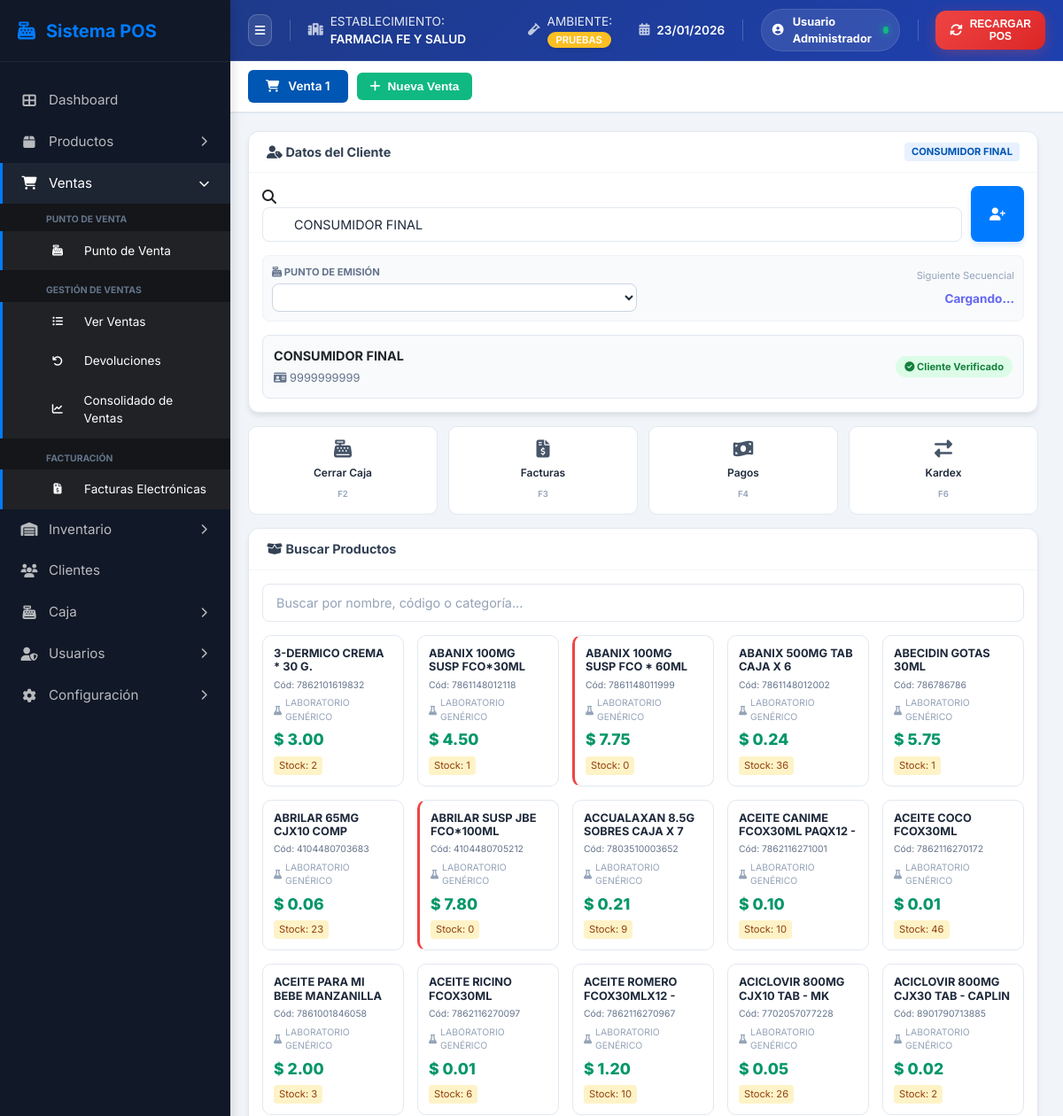
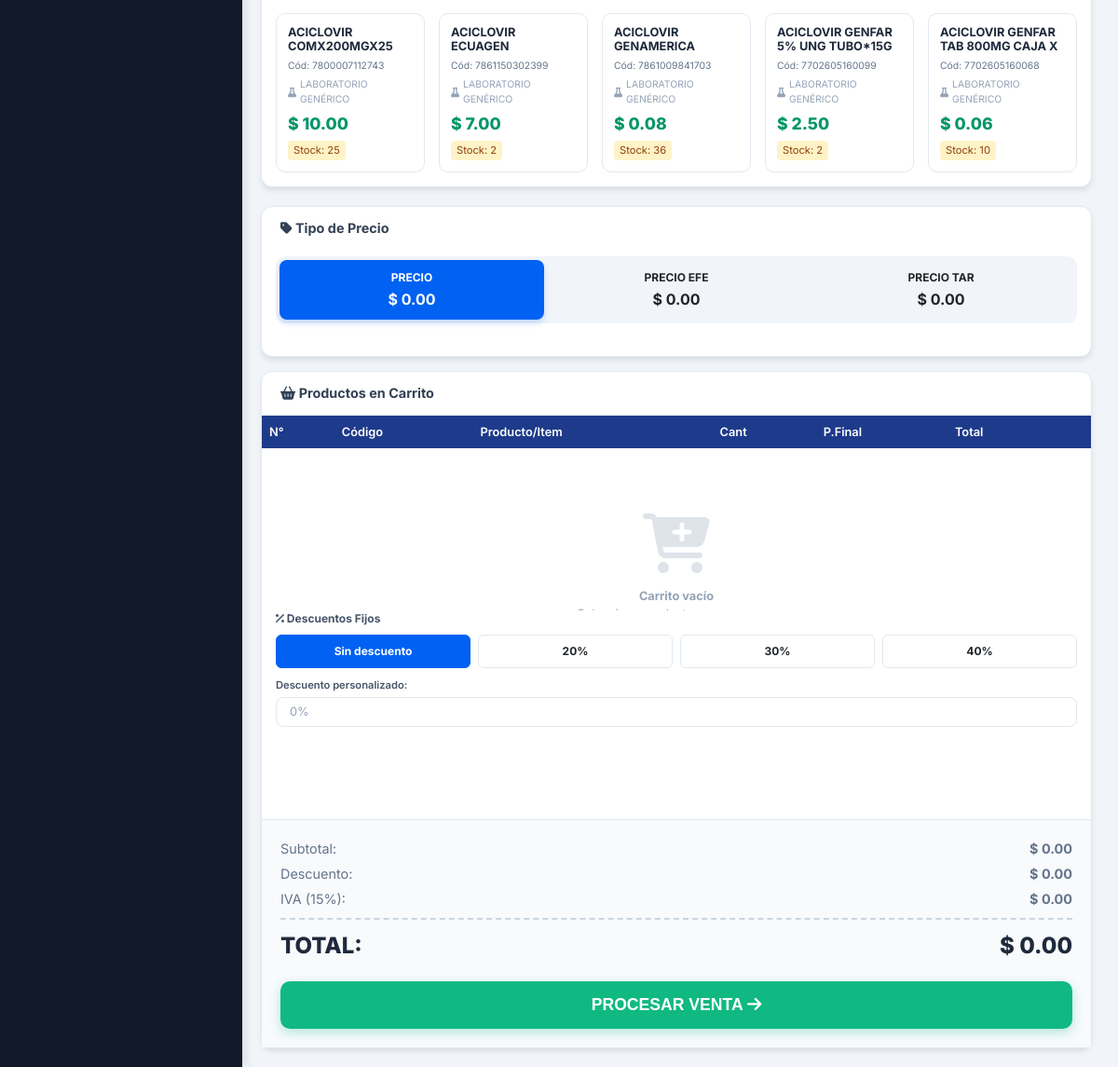
Screenshot of /modules/ventas/pos.php (signed in) with the database file from the repository (2 pictures, top to bottom).
### tables this page shows
CREATE TABLE IF NOT EXISTS `empresas` (
  `id` int NOT NULL AUTO_INCREMENT,
  `ruc` varchar(13) NOT NULL COMMENT 'RUC de la empresa emisora',
  `razon_social` varchar(300) NOT NULL,
  `nombre_comercial` varchar(300) DEFAULT NULL,
  `direccion_matriz` varchar(300) NOT NULL,
  `telefono` varchar(50) DEFAULT NULL,
  `email` varchar(100) DEFAULT NULL,
  `contribuyente_especial` varchar(200) DEFAULT NULL,
  `obligado_contabilidad` tinyint(1) NOT NULL DEFAULT '0',
  `logo` longblob COMMENT 'Logo de la empresa en formato binario',
  `certificado_p12_path` varchar(512) DEFAULT NULL,
  `certificado_password` varchar(255) DEFAULT NULL,
  `certificado_fecha_expiracion` date DEFAULT NULL,
  `activo` tinyint(1) NOT NULL DEFAULT '1',
  `creado_en` timestamp NULL DEFAULT CURRENT_TIMESTAMP,
  `actualizado_en` timestamp NULL DEFAULT CURRENT_TIMESTAMP ON UPDATE CURRENT_TIMESTAMP,
  `tipo_menu` varchar(20) DEFAULT 'horizontal' COMMENT 'Tipo de menú: horizontal o vertical',
  `sri_ambiente` tinyint DEFAULT '1',
  PRIMARY KEY (`id`),
  UNIQUE KEY `ruc` (`ruc`)
);

CREATE TABLE IF NOT EXISTS `productos` (
  `id` bigint unsigned NOT NULL AUTO_INCREMENT,
  `nombre` varchar(255) NOT NULL,
  `codigoPrincipal` varchar(50) NOT NULL,
  `codigoAuxiliar` varchar(50) DEFAULT NULL,
  `descripcion` text,
  `observaciones` text,
  `registroSanitario` varchar(50) DEFAULT NULL,
  `fechaCaducidad` date DEFAULT NULL,
  `idTipoProducto` int unsigned NOT NULL DEFAULT '1',
  `idClaseProducto` int unsigned NOT NULL DEFAULT '1',
  `idCategoria` int unsigned NOT NULL DEFAULT '1',
  `idSubcategoria` int unsigned NOT NULL DEFAULT '1',
  `idSubnivel` int unsigned DEFAULT NULL,
  `idMarca` int unsigned NOT NULL DEFAULT '1',
  `idLaboratorio` int unsigned DEFAULT '1',
  `stock` decimal(12,2) NOT NULL DEFAULT '0.00',
  `stockMinimo` decimal(12,2) DEFAULT '0.00',
  `stockMaximo` decimal(12,2) DEFAULT '0.00',
  `costoUnidad` decimal(12,4) NOT NULL DEFAULT '0.0000',
  `costoCaja` decimal(12,4) NOT NULL DEFAULT '0.0000',
  `pvpUnidad` decimal(12,4) NOT NULL DEFAULT '0.0000',
  `esDivisible` tinyint(1) NOT NULL DEFAULT '0',
  `esPsicotropico` tinyint(1) NOT NULL DEFAULT '0',
  `requiereCadenaFrio` tinyint(1) NOT NULL DEFAULT '0',
  `requiereSeguimiento` tinyint(1) NOT NULL DEFAULT '0',
  `calculoABCManual` tinyint(1) NOT NULL DEFAULT '0',
  `clasificacionABC` char(1) DEFAULT NULL,
  `activo` tinyint(1) NOT NULL DEFAULT '1',
  `creadoPor` int unsigned NOT NULL,
  `creadoDate` datetime NOT NULL,
  `editadoPor` int unsigned DEFAULT NULL,
  `editadoDate` datetime DEFAULT NULL,
  `anulado` tinyint(1) NOT NULL DEFAULT '0',
  `anuladoPor` int unsigned DEFAULT NULL,
  `anuladoDate` datetime DEFAULT NULL,
  `precioVenta` decimal(12,4) NOT NULL DEFAULT '0.0000',
  PRIMARY KEY (`id`),
  UNIQUE KEY `uq_productos_codigoPrincipal` (`codigoPrincipal`),
  KEY `fk_prod_tipo` (`idTipoProducto`),
  KEY `fk_prod_clase` (`idClaseProducto`),
  KEY `fk_prod_categoria` (`idCategoria`),
  KEY `fk_prod_subcategoria` (`idSubcategoria`),
  KEY `fk_prod_subnivel` (`idSubnivel`),
  KEY `fk_prod_marca` (`idMarca`),
  KEY `fk_prod_laboratorio` (`idLaboratorio`),
  KEY `idx_fecha_caducidad` (`fechaCaducidad`),
  CONSTRAINT `fk_prod_categoria` FOREIGN KEY (`idCategoria`) REFERENCES `categorias` (`id`),
  CONSTRAINT `fk_prod_clase` FOREIGN KEY (`idClaseProducto`) REFERENCES `clases_producto` (`id`),
  CONSTRAINT `fk_prod_laboratorio` FOREIGN KEY (`idLaboratorio`) REFERENCES `laboratorios` (`id`),
  CONSTRAINT `fk_prod_marca` FOREIGN KEY (`idMarca`) REFERENCES `marcas` (`id`),
  CONSTRAINT `fk_prod_subcategoria` FOREIGN KEY (`idSubcategoria`) REFERENCES `subcategorias` (`id`),
  CONSTRAINT `fk_prod_subnivel` FOREIGN KEY (`idSubnivel`) REFERENCES `subniveles_producto` (`id`),
  CONSTRAINT `fk_prod_tipo` FOREIGN KEY (`idTipoProducto`) REFERENCES `tipos_producto` (`id`)
);

CREATE TABLE IF NOT EXISTS `laboratorios` (
  `id` int unsigned NOT NULL AUTO_INCREMENT,
  `codigo` varchar(20) NOT NULL,
  `nombre` varchar(150) NOT NULL,
  `contacto` varchar(100) DEFAULT NULL,
  `telefono` varchar(50) DEFAULT NULL,
  `email` varchar(120) DEFAULT NULL,
  `direccion` varchar(255) DEFAULT NULL,
  `activo` tinyint(1) NOT NULL DEFAULT '1',
  `creadoPor` int unsigned DEFAULT NULL,
  `creadoDate` datetime DEFAULT NULL,
  PRIMARY KEY (`id`),
  UNIQUE KEY `uk_laboratorios_codigo` (`codigo`),
  KEY `idx_laboratorios_nombre` (`nombre`)
);

### modules/ventas/pos.php (the view, shortened to what the rows shown need)
<?php
require_once '../../includes/db.php';
$stmtEmpresa = $pdo->query("SELECT * FROM empresas LIMIT 1");
$empresa = $stmtEmpresa->fetch(PDO::FETCH_ASSOC);
$defaults = [
    'id' => null,
    'ruc' => '',
    'razon_social' => 'EMPRESA NO CONFIGURADA',
    'nombre_comercial' => '',
    'direccion_matriz' => 'DIRECCION NO CONFIGURADA',
    'telefono' => '',
    'email' => '',
    'contribuyente_especial' => '',
    'obligado_contabilidad' => 0,
    'sri_ambiente' => 1,
    'logo' => null
];
$empresa = $empresa ? array_merge($defaults, $empresa) : $defaults;
$establishment = $empresa['nombre_comercial'] ?: $empresa['razon_social'];
$environment = ($empresa['sri_ambiente'] == 1) ? "PRUEBAS" : "PRODUCCIÓN";
?>
<!DOCTYPE html>
<html lang="es">
<head>
    <link rel="stylesheet" href="https://cdnjs.cloudflare.com/ajax/libs/font-awesome/6.4.0/css/all.min.css">
    <link rel="stylesheet" href="../../assets/css/style.css">
    <link rel="stylesheet" href="../../assets/css/pos_premium.css">
</head>
<body>
    <div class="app-container">
        <main class="main-content">
            <div class="pos-container">
                <header class="pos-system-header">
                    <div class="header-left">
                        <div class="system-info-item">
                            <span>ESTABLECIMIENTO: <strong><?php echo $establishment; ?></strong></span>
                        </div>
                        <div class="system-info-item">
                            <span>AMBIENTE: <strong
                                    class="badge-environment"><?php echo $environment; ?></strong></span>
                        </div>
                    </div>
                </header>
                <div class="pos-main-grid">
                    <div class="scrollable-panel">
                        <div class="pos-panel" style="flex: 1;">
                            <div class="panel-body">
                                <div class="pos-product-grid" id="pos-product-grid">
                                    <?php
                                    $stmtP = $pdo->query("
                                        SELECT p.*, l.nombre as lab
                                        FROM productos p
                                        LEFT JOIN laboratorios l ON p.idLaboratorio = l.id
                                        WHERE p.anulado = 0
                                        LIMIT 20
                                    ");
                                    $pos_products = $stmtP->fetchAll();
                                    foreach ($pos_products as $pp):
                                        $status_style = $pp['stock'] <= 0 ? 'border-left: 3px solid #ef4444;' : ($pp['stock'] <= $pp['stockMinimo'] ? 'border-left: 3px solid #f59e0b;' : '');
                                        ?>
                                        <div class="pos-product-card" style="<?php echo $status_style; ?>"
                                            onclick="addToCart(<?php echo htmlspecialchars(json_encode($pp)); ?>)">
                                            <span class="p-name"
                                                title="<?php echo htmlspecialchars($pp['nombre']); ?>"><?php echo htmlspecialchars($pp['nombre']); ?></span>
                                            <span class="p-code">Cód:
                                                <?php echo htmlspecialchars($pp['codigoPrincipal']); ?></span>
                                            <span class="p-loc"><i class="fas fa-flask"></i>
                                                <?php echo htmlspecialchars($pp['lab'] ?? 'Genérico'); ?></span>
                                            <span class="p-price">$
                                                <?php echo number_format($pp['precioVenta'], 2); ?></span>
                                            <span class="p-stock <?php echo $pp['stock'] <= 0 ? 'low' : ''; ?>">Stock:
                                                <?php echo number_format($pp['stock'], 0); ?></span>
                                        </div>
                                    <?php endforeach; ?>
                                </div>
                            </div>
                        </div>
                    </div>
                    <div class="scrollable-panel">
                        <div class="pos-panel cart-list-panel">
                            <div class="cart-items-container" style="flex: 1; overflow-y: auto; min-height: 0;">
                                <table class="cart-table">
                                    <thead>
                                        <tr>
                                            <th>N°</th>
                                            <th>Código</th>
                                            <th>Producto/Item</th>
                                            <th>Cant</th>
                                            <th>P.Final</th>
                                            <th>Total</th>
                                            <th></th>
                                        </tr>
                                    </thead>
                                </table>
                            </div>
                        </div>
                    </div>
                </div>
            </div>
    </div>
</body>
</html>

### rows the page displays
empresas: nombre_comercial "FARMACIA FE Y SALUD", sri_ambiente "PRUEBAS"
productos: nombre "3-DERMICO CREMA * 30 G.", codigoPrincipal "7862101619832", idLaboratorio.nombre "LABORATORIO GENÉRICO", precioVenta "3.00", stock "2"
productos: nombre "ABANIX 100MG SUSP FCO*30ML", codigoPrincipal "7861148012118", idLaboratorio.nombre "LABORATORIO GENÉRICO", precioVenta "4.50", stock "1"
productos: nombre "ABANIX 100MG SUSP FCO * 60ML", codigoPrincipal "7861148011999", idLaboratorio.nombre "LABORATORIO GENÉRICO", precioVenta "7.75", stock "0"
productos: nombre "ABANIX 500MG TAB CAJA X 6", codigoPrincipal "7861148012002", idLaboratorio.nombre "LABORATORIO GENÉRICO", precioVenta "0.24", stock "36"
productos: nombre "ABECIDIN GOTAS 30ML", codigoPrincipal "786786786", idLaboratorio.nombre "LABORATORIO GENÉRICO", precioVenta "5.75", stock "1"
productos: nombre "ABRILAR 65MG CJX10 COMP…", codigoPrincipal "4104480703683", idLaboratorio.nombre "LABORATORIO GENÉRICO", precioVenta "0.06", stock "23"
productos: nombre "ABRILAR SUSP JBE FCO*100ML", codigoPrincipal "4104480705212", idLaboratorio.nombre "LABORATORIO GENÉRICO", precioVenta "7.80", stock "0"
productos: nombre "ACCUALAXAN 8.5G SOBRES CAJA X 7", codigoPrincipal "7803510003652", idLaboratorio.nombre "LABORATORIO GENÉRICO", precioVenta "0.21", stock "9"
productos: nombre "ACEITE CANIME FCOX30ML PAQX12 -…", codigoPrincipal "7862116271001", idLaboratorio.nombre "LABORATORIO GENÉRICO", precioVenta "0.10", stock "10"
productos: nombre "ACEITE COCO FCOX30ML…", codigoPrincipal "7862116270172", idLaboratorio.nombre "LABORATORIO GENÉRICO", precioVenta "0.01", stock "46"
productos: nombre "ACEITE PARA MI BEBE MANZANILLA…", codigoPrincipal "7861001846058", idLaboratorio.nombre "LABORATORIO GENÉRICO", precioVenta "2.00", stock "3"
productos: nombre "ACEITE RICINO FCOX30ML…", codigoPrincipal "7862116270097", idLaboratorio.nombre "LABORATORIO GENÉRICO", precioVenta "0.01", stock "6"
productos: nombre "ACEITE ROMERO FCOX30MLX12 -…", codigoPrincipal "7862116270967", idLaboratorio.nombre "LABORATORIO GENÉRICO", precioVenta "1.20", stock "10"
productos: nombre "ACICLOVIR 800MG CJX10 TAB - MK", codigoPrincipal "7702057077228", idLaboratorio.nombre "LABORATORIO GENÉRICO", precioVenta "0.05", stock "26"
productos: nombre "ACICLOVIR 800MG CJX30 TAB - CAPLIN", codigoPrincipal "8901790713885", idLaboratorio.nombre "LABORATORIO GENÉRICO", precioVenta "0.02", stock "2"
productos: nombre "ACICLOVIR COMX200MGX25…", codigoPrincipal "7800007112743", idLaboratorio.nombre "LABORATORIO GENÉRICO", precioVenta "10.00", stock "25"
productos: nombre "ACICLOVIR ECUAGEN…", codigoPrincipal "7861150302399", idLaboratorio.nombre "LABORATORIO GENÉRICO", precioVenta "7.00", stock "2"
productos: nombre "ACICLOVIR GENAMERICA…", codigoPrincipal "7861009841703", idLaboratorio.nombre "LABORATORIO GENÉRICO", precioVenta "0.08", stock "36"
productos: nombre "ACICLOVIR GENFAR 5% UNG TUBO*15G", codigoPrincipal "7702605160099", idLaboratorio.nombre "LABORATORIO GENÉRICO", precioVenta "2.50", stock "2"
productos: nombre "ACICLOVIR GENFAR TAB 800MG CAJA X…", codigoPrincipal "7702605160068", idLaboratorio.nombre "LABORATORIO GENÉRICO", precioVenta "0.06", stock "10"

### other values shown
$user_name "Usuario Administrador"
